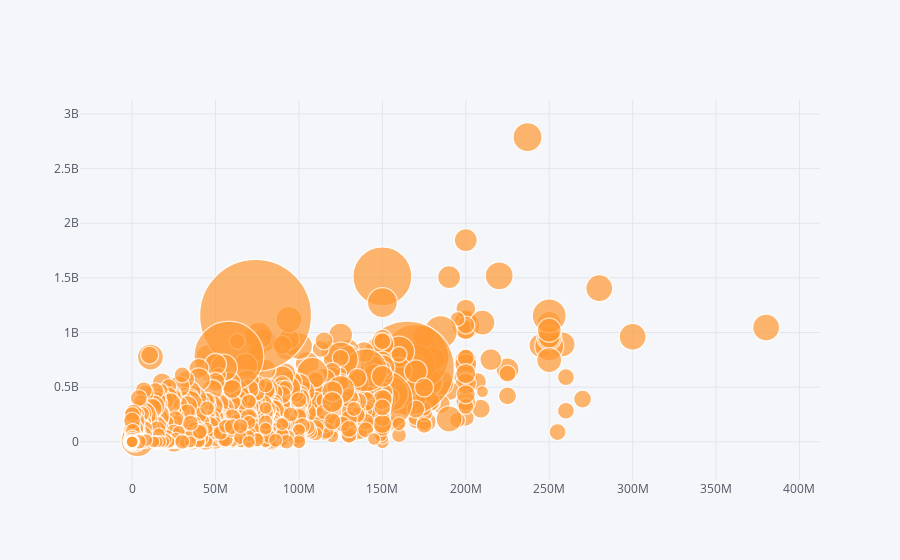

Notebook code cell kept with this figure:
### Code cell
movies.iplot(kind='bubble',x='budget',y='revenue',size='popularity')

### Figure 1 — Plotly figure (JSON) as saved in the notebook; plotly's stock layout.template omitted (floating-point values rounded to 4 significant figures; data arrays with more than 128 entries replaced by an {"elided": "..."} marker saying what was removed)
{"data": [{"marker": {"color": {"elided": "4803 str values"}, "line": {"width": 1.3}, "size": {"elided": "4803 int values"}, "symbol": "dot"}, "mode": "markers", "text": "", "type": "scatter", "x": {"elided": "4803 int values"}, "y": {"elided": "4803 int values"}}], "layout": {"legend": {"bgcolor": "#F5F6F9", "font": {"color": "#4D5663"}}, "paper_bgcolor": "#F5F6F9", "plot_bgcolor": "#F5F6F9", "titlefont": {"color": "#4D5663"}, "xaxis1": {"gridcolor": "#E1E5ED", "showgrid": true, "tickfont": {"color": "#4D5663"}, "title": "", "titlefont": {"color": "#4D5663"}, "zerolinecolor": "#E1E5ED"}, "yaxis1": {"gridcolor": "#E1E5ED", "showgrid": true, "tickfont": {"color": "#4D5663"}, "title": "", "titlefont": {"color": "#4D5663"}, "zerolinecolor": "#E1E5ED"}}}
